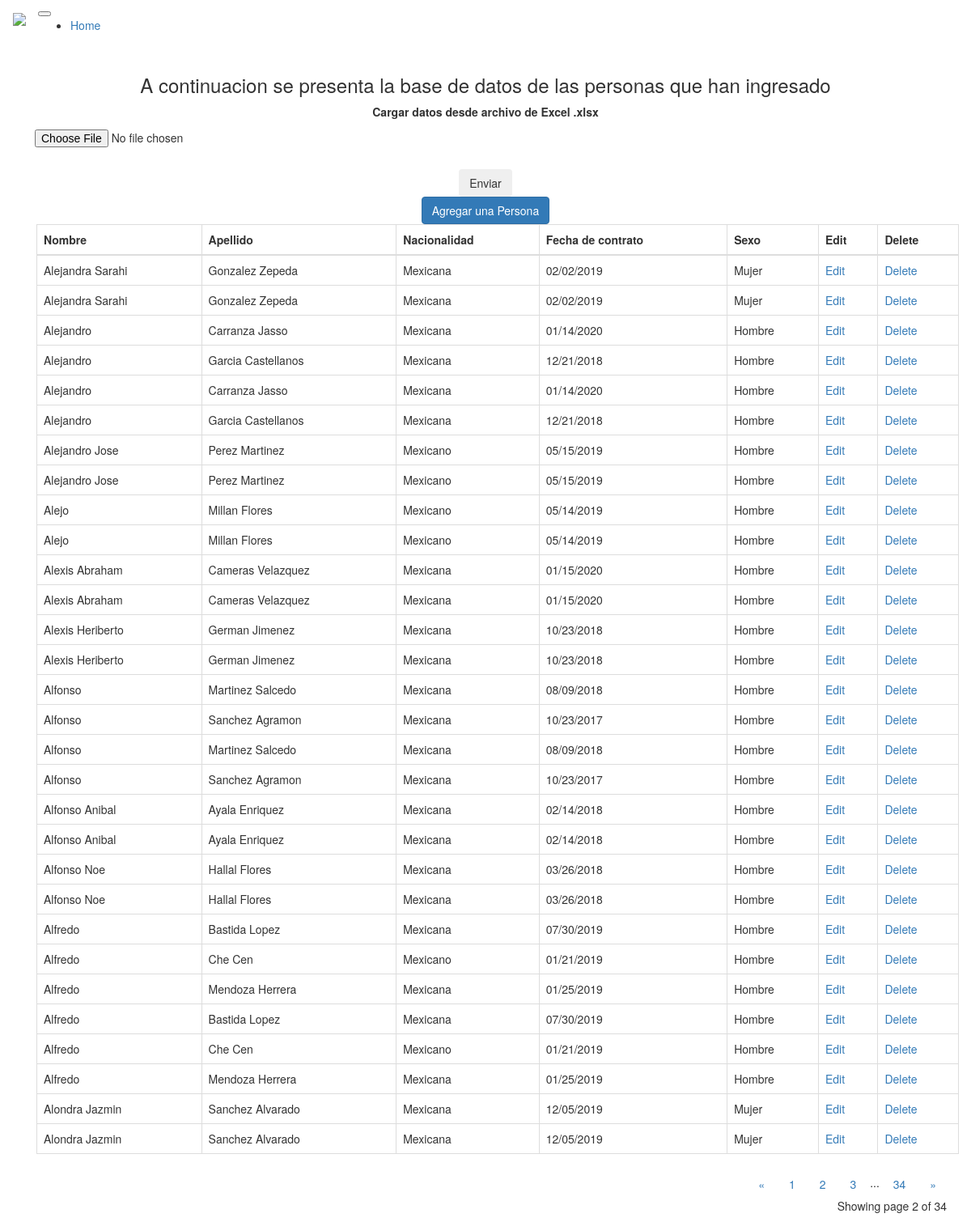
Screenshot of /?page=2 with the database file from the repository.
### main.py (models this page shows)
class Person(db.Model):
    id = db.Column(db.Integer, primary_key=True)
    nombre = db.Column(db.String(80), nullable=False)
    apellido = db.Column(db.String(80), nullable=False)
    nacionalidad = db.Column(db.String(50), nullable=False)
    fecha_contrato = db.Column(db.String(50), nullable=False)
    sexo = db.Column(db.String(50), nullable=False)

### main.py (the view)
@app.route("/")
def home():
    page = request.args.get('page', 1, type=int)
    all_people = Person.query.order_by(Person.nombre).paginate(page=page, per_page=ROWS_PER_PAGE)
    return render_template("index.html", people=all_people)

### templates/index.html (shortened to what this page needs)
{% extends 'bootstrap/base.html' %}
{% block content %}
<div class="container mt-5">
  <h3 class="text-center">A continuacion se presenta la base de datos de las personas que han ingresado</h3>
    <form class="text-center" action="/uploader" method="POST" enctype="multipart/form-data">
      <div class="col-auto mt-5 p-0">
        <label for="formFileSm" class="form-label">Cargar datos desde archivo de Excel .xlsx</label>
      </div>
      <div class="col-12 d-flex justify-content-center flex-wrap">
      <div class="">
        <input class="btn btn-secondary form-control-sm" id="formFileSm" type="file" name="archivo"><br>
      </div>
      <div class="pl-1 mb-0 mt-1">
        <input class="btn btn-secondary align-items-center" type="submit" value="Enviar">
      </div>
      </div>
    </form>
    <div class="text-center mb-5 mt-4">
      <a href="{{url_for('add_person')}}" class="btn btn-primary">Agregar una Persona</a>
    </div>
    <div class='container table-responsive mt-3' >
      <table class="table table-bordered table-hover">
        <thead class="thead-dark">
          <tr>
            <th scope="col">Nombre</th>
            <th scope="col">Apellido</th>
            <th scope="col">Nacionalidad</th>
            <th scope="col">Fecha de contrato</th>
            <th scope="col">Sexo</th>
            <th scope="col">Edit</th>
            <th scope="col">Delete</th>
          </tr>
        </thead>
        <tbody>
        {% for person in people.items  %}
          <tr>
            <td>{{person.nombre.title()}}</td>
            <td>{{person.apellido.title()}}</td>
            <td>{{person.nacionalidad.capitalize()}}</td>
            <td>{{person.fecha_contrato}}</td>
            <td>{{person.sexo.capitalize()}}</td>
            <td><a href="{{url_for('edit_person', id=person.id)}}" class="button">Edit</a></td>
            <td><a href="{{url_for('delete_person', id=person.id)}}" class="button">Delete</a></td>
          </tr>
        {% endfor %}
        </tbody>
      </table>
    </div>
    <div class="text-right">
        <a href="{{ url_for('home', page=people.prev_num) }}"
          class="btn btn-outline-dark
          {% if people.page == 1 %}disabled{% endif %}">
            &laquo;
        </a>
        {% for page_num in people.iter_pages(left_edge=1, right_edge=1, left_current=1, right_current=2) %}
          {% if page_num %}
            {% if people.page == page_num %}
            <a href="{{ url_for('home', page=page_num) }}"
              class="btn btn-dark">
                {{ page_num }}
            </a>
            {% else %}
            <a href="{{ url_for('home', page=page_num) }}"
              class="btn btn-outline-dark">
                {{ page_num }}
            </a>
            {% endif %}
          {% else %}
            ...
          {% endif %}
        {% endfor %}
        <a href="{{ url_for('home', page=people.next_num) }}"
          class="btn btn-outline-dark
          {% if people.page == people.pages %}disabled{% endif %}">
            &raquo;
        </a>
    </div>
    <p class="text-right mt-3">
      Showing page {{ people.page }} of {{ people.pages }}
    </p>
</div>
{% endblock %}

### rows the page displays
Person: nombre "Alejandra Sarahi", apellido "Gonzalez Zepeda", nacionalidad "Mexicana", fecha_contrato "02/02/2019", sexo "Mujer"
Person: nombre "Alejandra Sarahi", apellido "Gonzalez Zepeda", nacionalidad "Mexicana", fecha_contrato "02/02/2019", sexo "Mujer"
Person: nombre "Alejandro", apellido "Carranza Jasso", nacionalidad "Mexicana", fecha_contrato "01/14/2020", sexo "Hombre"
Person: nombre "Alejandro", apellido "Garcia Castellanos", nacionalidad "Mexicana", fecha_contrato "12/21/2018", sexo "Hombre"
Person: nombre "Alejandro", apellido "Carranza Jasso", nacionalidad "Mexicana", fecha_contrato "01/14/2020", sexo "Hombre"
Person: nombre "Alejandro", apellido "Garcia Castellanos", nacionalidad "Mexicana", fecha_contrato "12/21/2018", sexo "Hombre"
Person: nombre "Alejandro Jose", apellido "Perez Martinez", nacionalidad "Mexicano", fecha_contrato "05/15/2019", sexo "Hombre"
Person: nombre "Alejandro Jose", apellido "Perez Martinez", nacionalidad "Mexicano", fecha_contrato "05/15/2019", sexo "Hombre"
Person: nombre "Alejo", apellido "Millan Flores", nacionalidad "Mexicano", fecha_contrato "05/14/2019", sexo "Hombre"
Person: nombre "Alejo", apellido "Millan Flores", nacionalidad "Mexicano", fecha_contrato "05/14/2019", sexo "Hombre"
Person: nombre "Alexis Abraham", apellido "Cameras Velazquez", nacionalidad "Mexicana", fecha_contrato "01/15/2020", sexo "Hombre"
Person: nombre "Alexis Abraham", apellido "Cameras Velazquez", nacionalidad "Mexicana", fecha_contrato "01/15/2020", sexo "Hombre"
Person: nombre "Alexis Heriberto", apellido "German Jimenez", nacionalidad "Mexicana", fecha_contrato "10/23/2018", sexo "Hombre"
Person: nombre "Alexis Heriberto", apellido "German Jimenez", nacionalidad "Mexicana", fecha_contrato "10/23/2018", sexo "Hombre"
Person: nombre "Alfonso", apellido "Martinez Salcedo", nacionalidad "Mexicana", fecha_contrato "08/09/2018", sexo "Hombre"
Person: nombre "Alfonso", apellido "Sanchez Agramon", nacionalidad "Mexicana", fecha_contrato "10/23/2017", sexo "Hombre"
Person: nombre "Alfonso", apellido "Martinez Salcedo", nacionalidad "Mexicana", fecha_contrato "08/09/2018", sexo "Hombre"
Person: nombre "Alfonso", apellido "Sanchez Agramon", nacionalidad "Mexicana", fecha_contrato "10/23/2017", sexo "Hombre"
Person: nombre "Alfonso Anibal", apellido "Ayala Enriquez", nacionalidad "Mexicana", fecha_contrato "02/14/2018", sexo "Hombre"
Person: nombre "Alfonso Anibal", apellido "Ayala Enriquez", nacionalidad "Mexicana", fecha_contrato "02/14/2018", sexo "Hombre"
Person: nombre "Alfonso Noe", apellido "Hallal Flores", nacionalidad "Mexicana", fecha_contrato "03/26/2018", sexo "Hombre"
Person: nombre "Alfonso Noe", apellido "Hallal Flores", nacionalidad "Mexicana", fecha_contrato "03/26/2018", sexo "Hombre"
Person: nombre "Alfredo", apellido "Bastida Lopez", nacionalidad "Mexicana", fecha_contrato "07/30/2019", sexo "Hombre"
Person: nombre "Alfredo", apellido "Che Cen", nacionalidad "Mexicano", fecha_contrato "01/21/2019", sexo "Hombre"
Person: nombre "Alfredo", apellido "Mendoza Herrera", nacionalidad "Mexicana", fecha_contrato "01/25/2019", sexo "Hombre"
Person: nombre "Alfredo", apellido "Bastida Lopez", nacionalidad "Mexicana", fecha_contrato "07/30/2019", sexo "Hombre"
Person: nombre "Alfredo", apellido "Che Cen", nacionalidad "Mexicano", fecha_contrato "01/21/2019", sexo "Hombre"
Person: nombre "Alfredo", apellido "Mendoza Herrera", nacionalidad "Mexicana", fecha_contrato "01/25/2019", sexo "Hombre"
Person: nombre "Alondra Jazmin", apellido "Sanchez Alvarado", nacionalidad "Mexicana", fecha_contrato "12/05/2019", sexo "Mujer"
Person: nombre "Alondra Jazmin", apellido "Sanchez Alvarado", nacionalidad "Mexicana", fecha_contrato "12/05/2019", sexo "Mujer"

### other values shown
{{ page_num }} "1" "3" "34"
{{ page_num }} "2"
{{ people.page }} "2"
{{ people.pages }} "34"
